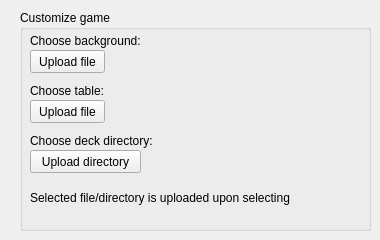
          <widget class="QWidget" name="tabSettingsGame">
           <attribute name="title">
            <string>Game</string>
           </attribute>
           <widget class="QGroupBox" name="grbCustomizeGame">
            <property name="geometry">
             <rect>
              <x>20</x>
              <y>10</y>
              <width>351</width>
              <height>221</height>
             </rect>
            </property>
            <property name="title">
             <string>Customize game</string>
            </property>
            <widget class="QLabel" name="lblChooseBackgroundFile">
             <property name="geometry">
              <rect>
               <x>10</x>
               <y>20</y>
               <width>131</width>
               <height>21</height>
              </rect>
             </property>
             <property name="text">
              <string>Choose background:</string>
             </property>
            </widget>
            <widget class="QPushButton" name="btnUploadBackgroundFile">
             <property name="geometry">
              <rect>
               <x>10</x>
               <y>40</y>
               <width>75</width>
               <height>23</height>
              </rect>
             </property>
             <property name="text">
              <string>Upload file</string>
             </property>
            </widget>
            <widget class="QLabel" name="lblChooseTableFile">
             <property name="geometry">
              <rect>
               <x>10</x>
               <y>70</y>
               <width>101</width>
               <height>21</height>
              </rect>
             </property>
             <property name="text">
              <string>Choose table:</string>
             </property>
            </widget>
            <widget class="QPushButton" name="btnUploadTableFile">
             <property name="geometry">
              <rect>
               <x>10</x>
               <y>90</y>
               <width>75</width>
               <height>23</height>
              </rect>
             </property>
             <property name="text">
              <string>Upload file</string>
             </property>
            </widget>
            <widget class="QLabel" name="lblChooseCardDeckFolder">
             <property name="geometry">
              <rect>
               <x>10</x>
               <y>120</y>
               <width>141</width>
               <height>21</height>
              </rect>
             </property>
             <property name="text">
              <string>Choose deck directory:</string>
             </property>
            </widget>
            <widget class="QPushButton" name="btnUploadDeckDirectory">
             <property name="geometry">
              <rect>
               <x>10</x>
               <y>140</y>
               <width>111</width>
               <height>23</height>
              </rect>
             </property>
             <property name="text">
              <string>Upload directory</string>
             </property>
            </widget>
            <widget class="QLabel" name="lblUploadDisclaimerGame">
             <property name="geometry">
              <rect>
               <x>10</x>
               <y>180</y>
               <width>301</width>
               <height>16</height>
              </rect>
             </property>
             <property name="text">
              <string>Selected file/directory is uploaded upon selecting</string>
             </property>
            </widget>
           </widget>
          </widget>
